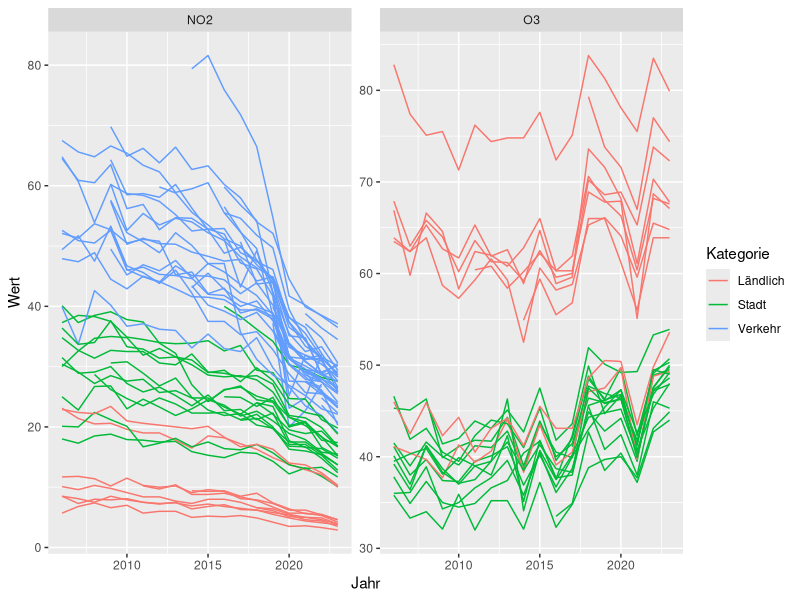
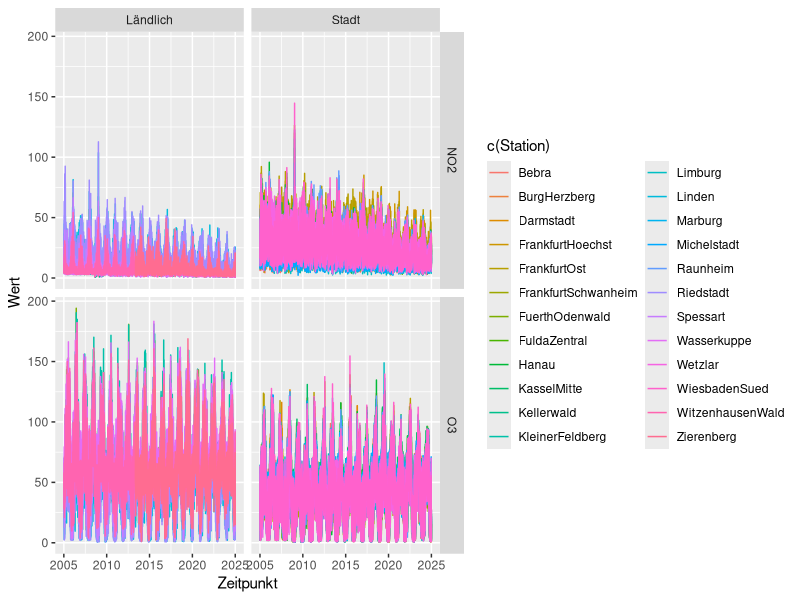
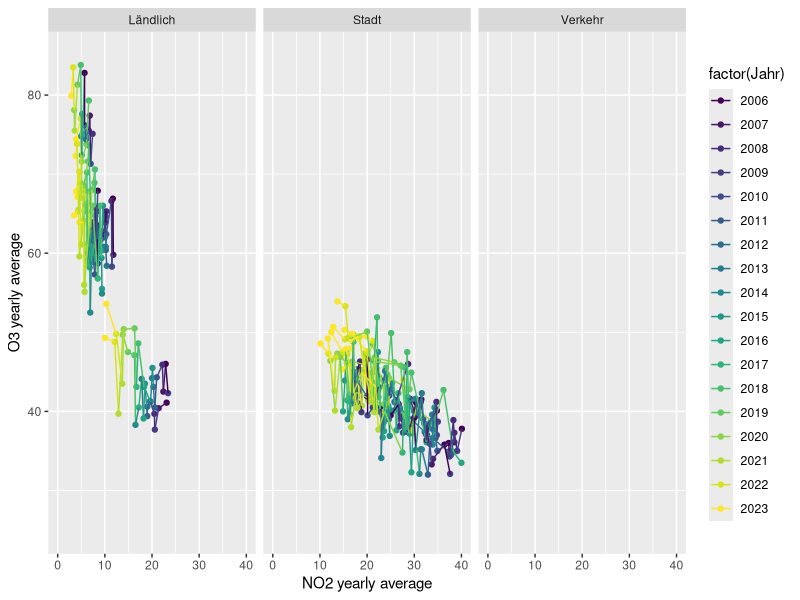
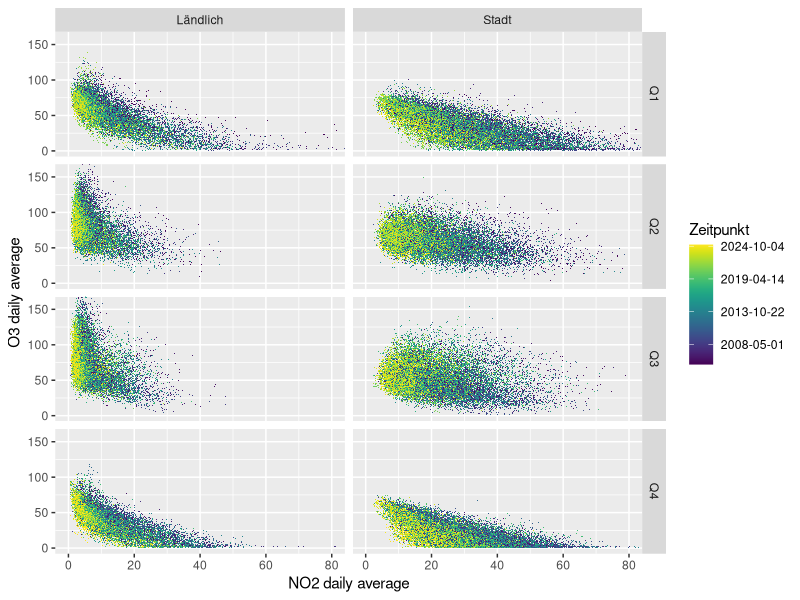

These figures' R source, in order:
rm(list=ls())

library(tidyverse)
library(readr)
library(viridis)
library(readxl)

bereinigen<-function (string){
  string %>% 
    gsub("ü","ue",.) %>%
    gsub("ö","oe",.) %>%
    gsub("ä","ae",.) %>%
    gsub("aße","",.) %>%
    gsub("trasse","tr",.) %>%
    gsub("ß","ss",.) %>% 
    gsub("[ .,-/]","",.)
}

Stationsnamen_Kategorie <- read_excel("data/Stationsnamen_Kategorie.xlsx") %>% 
  mutate(Station=bereinigen(Station))

no2Jahresmittel <- read_delim(
  "data/no2.txt",
  delim = ";",
  escape_double = FALSE,
  trim_ws = TRUE,
  locale = locale(decimal_mark = ",")
) %>%
  select(where(function(x)
    ! all(is.na(x)))) %>% 
  mutate(Stoff="NO2") %>% 
  mutate(Station=bereinigen(Station))

o3Jahresmittel <- read_delim(
  "data/o3.txt",
  delim = ";",
  escape_double = FALSE,
  trim_ws = TRUE,
  locale = locale(decimal_mark = ",")
) %>%
  select(where(function(x)
    ! all(is.na(x)))) %>% 
  mutate(Stoff="O3") %>% 
  mutate(Station=bereinigen(Station))

beideJahresmittel <- bind_rows(no2Jahresmittel, o3Jahresmittel) %>% 
  pivot_longer(-c(Station, Stoff), names_to="Jahr", values_to="Wert")%>% 
  filter(!is.na(Wert)) %>% 
  mutate(Jahr=as.numeric(Jahr)) %>% 
  left_join(Stationsnamen_Kategorie, by="Station")

beideJahresmittel %>% 
  filter(is.na(Kategorie)) %>% 
  .$Station %>% 
  unique()

names1<-read_lines("data/Tagesmittelwerte seit 2005.txt", n_max = 1) %>%
  str_split(";") %>% 
  unlist()

names2<-read_lines("data/Tagesmittelwerte seit 2005.txt",skip=1, n_max = 1) %>%
  str_split(";") %>% 
  unlist()

namesAll<-names1 %>% 
  paste(names2, sep = "_")

tageswerte <- read_delim(
  "data/Tagesmittelwerte seit 2005.txt",
  delim = ";",
  escape_double = FALSE,
  trim_ws = TRUE,
  locale = locale(decimal_mark = ","),
  na = c("", "NA", "#", "Dfue"),
  skip = 3,
  col_names = namesAll
) %>%
  mutate(
    Zeitpunkt = Zeitpunkt_ %>%
      dmy() %>%
      lubridate::as_date(),
    .keep = "unused",
    .before = 1
  ) 
tageswerteLong<-tageswerte %>%
  #pivot_longer(!Zeitpunkt,names_sep="_", names_to="Stoff", values_to="Wert")
  pivot_longer(
    !Zeitpunkt,
    cols_vary = "slowest",
    names_to = c("Station",".value"),
    names_sep = "_"
  ) %>% 
  pivot_longer(
    cols = c(NO2, O3),
    names_to = "Stoff",
    values_to = "Wert"
  ) %>% 
  filter(!is.na(Wert)) %>%
  mutate(Station=bereinigen(Station)) %>% 
  left_join(Stationsnamen_Kategorie, by="Station")

beideJahresmittel %>% 
  ggplot(aes(x=Jahr, y=Wert, group=Station,color=Kategorie))+
  geom_line(aes(group=Station))+
  facet_wrap(vars(Stoff), scales="free_y")

beideJahresmittel %>% 
  filter(Kategorie=="Ländlich"&Stoff=="O3"&Wert<50) %>% 
  select(Station) %>% 
  unique()
  

ggsave(
  "O3_NO2_Zeitverlauf_Jahresmittel.png",
  width = 20,
  height = 10,
  dpi = 300
)

tageswerteLong %>% 
  ggplot(aes(x=Zeitpunkt, y=Wert))+
  geom_line(aes(color=c(Station)))+
  facet_grid(cols=vars(Kategorie),rows=vars(Stoff))

ggsave(
  "O3_NO2_Zeitverlauf_Tagesmittel.png",
  width = 20,
  height = 10,
  dpi = 300
)

beideJahresmittel %>%
  pivot_wider(names_from = Stoff, values_from = Wert) %>%
  ggplot(aes(x = NO2, y = O3)) +
  xlab("NO2 yearly average") + ylab("O3 yearly average") +
  geom_point(aes(color = factor(Jahr))) +
  geom_line(aes(color = factor(Jahr), group = Station)) +
  scale_color_viridis(discrete=TRUE, option="viridis")+
  facet_wrap(vars(Kategorie))+
  coord_cartesian(xlim = c(0, 40), ylim = c(25, 85))

ggsave(
  "O3_NO2_Korrelation_Jahresmittel.png",
  width = 20,
  height = 10,
  dpi = 300
)


tageswerteLong %>%
  mutate(Quartal=lubridate::quarter(Zeitpunkt) %>% paste0("Q",.)) %>% 
#  slice_sample(n=100000) %>%
  pivot_wider(names_from = Stoff, values_from = Wert) %>% 
  ggplot(aes(x = NO2, y = O3)) +
  xlab("NO2 daily average") + ylab("O3 daily average") +
  geom_point(aes(color = Zeitpunkt),shape=".") +
  #geom_line(aes(color = Zeitpunkt, group = Station)) +
  scale_color_viridis(discrete=FALSE, option="viridis", labels=as.Date)+
  facet_grid(rows=vars(Quartal),cols=vars(Kategorie))+
  coord_cartesian(xlim = c(0, 80), ylim = c(0, 160))

ggsave(
  "O3_NO2_Korrelation_Tagesmittel.png",
  width = 20,
  height = 10,
  dpi = 300
)
